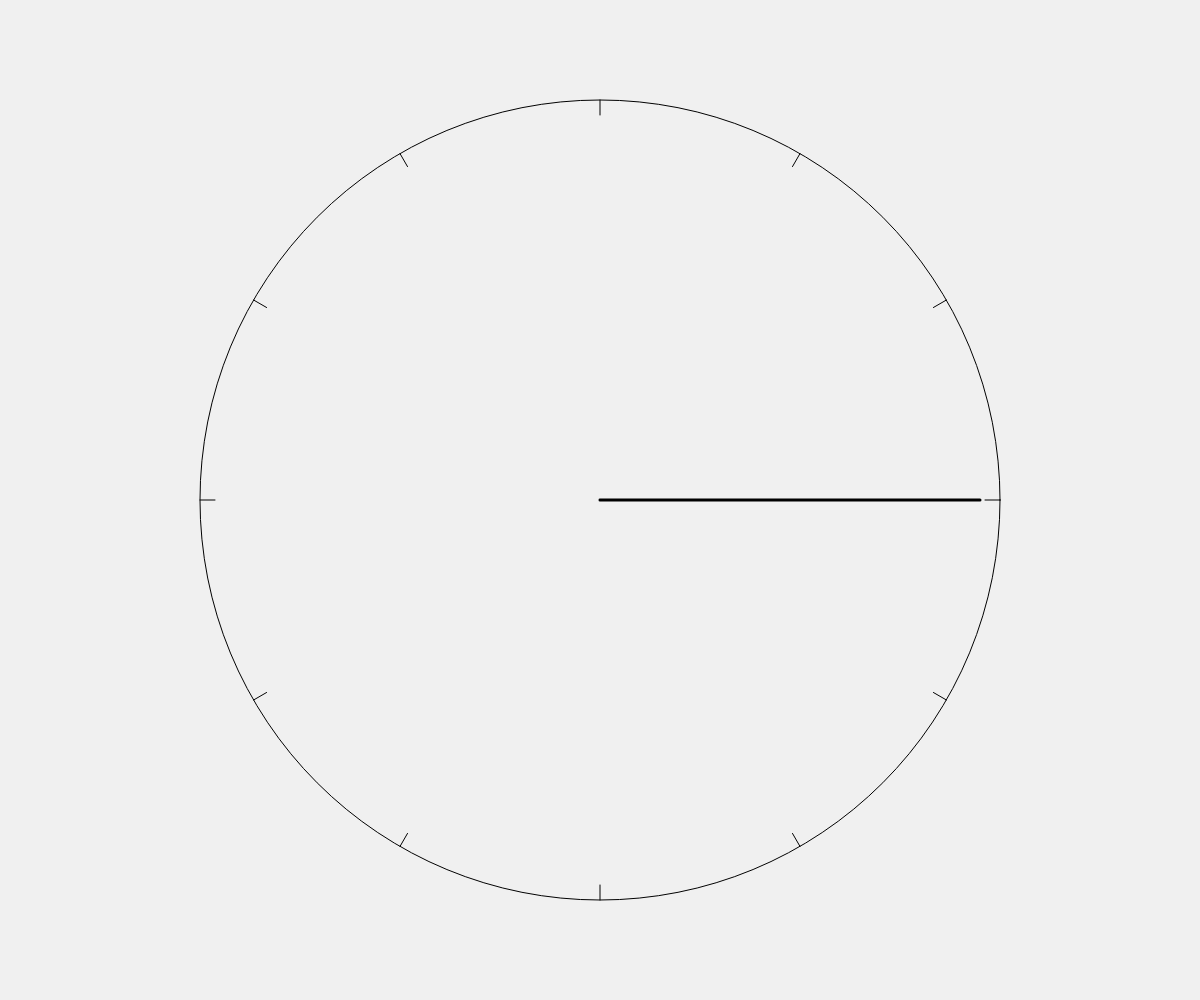
Frame 1 (no input)
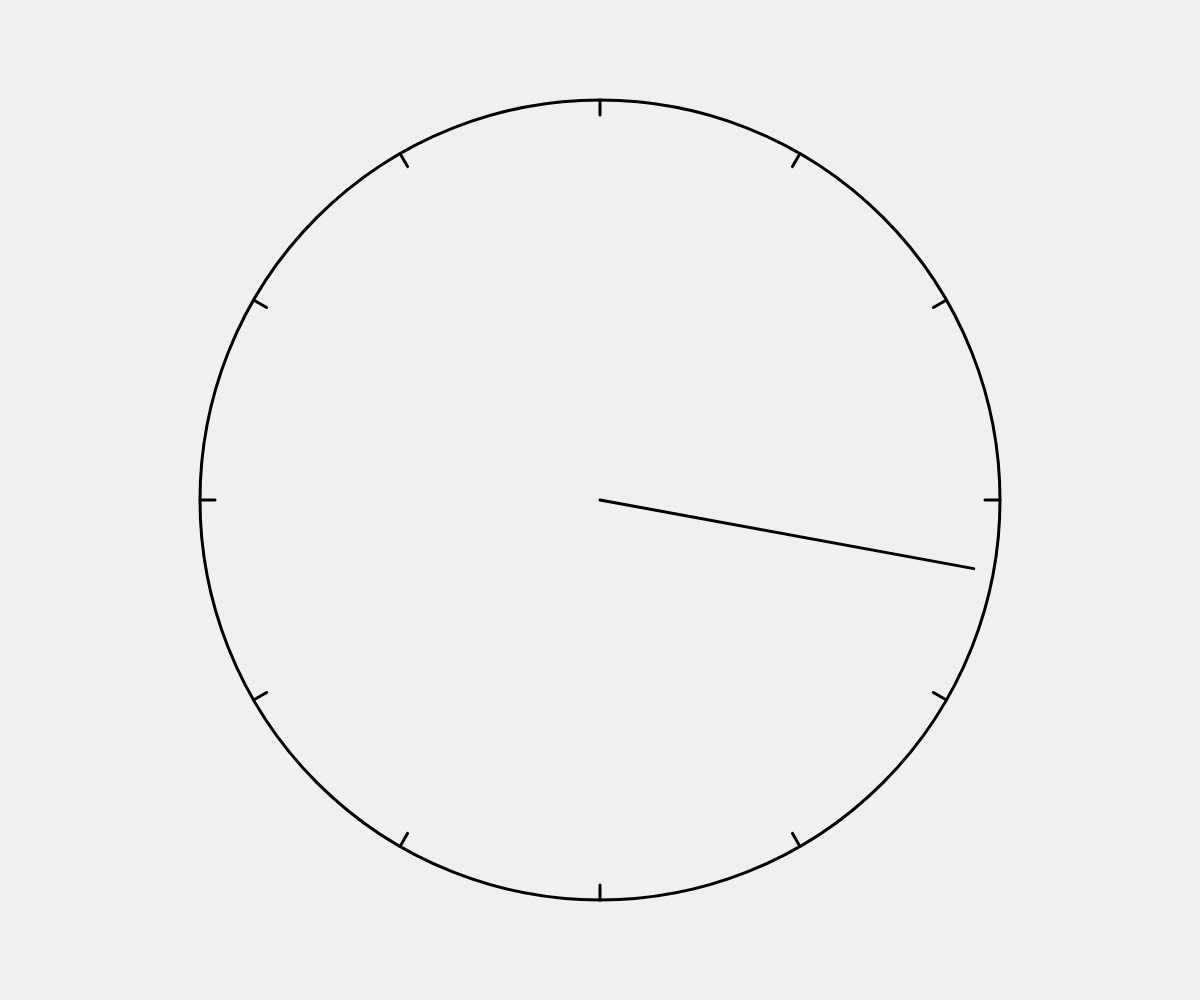
Frame 60 (no input)
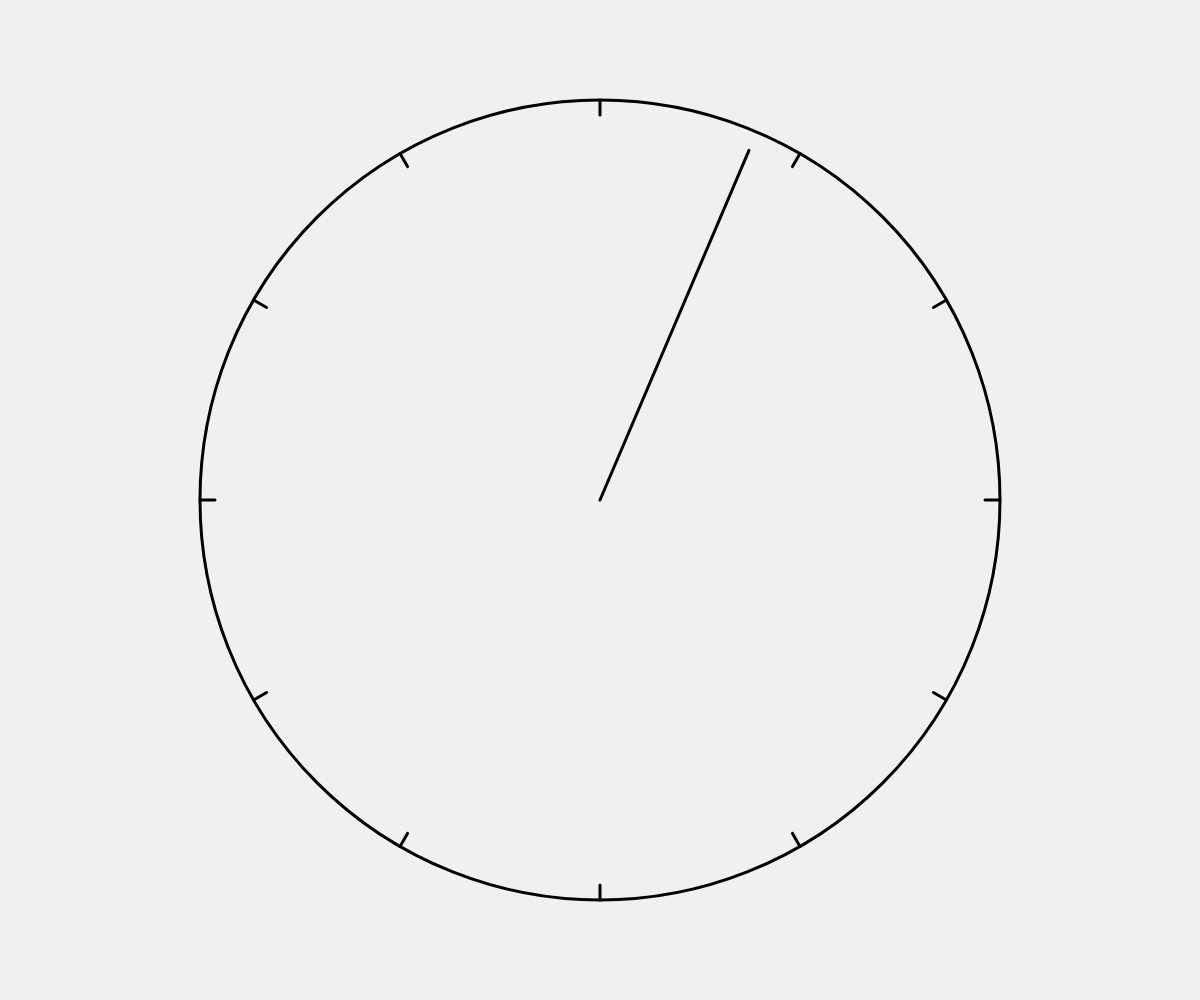
Frame 120 (the mouse pressed at the canvas centre since frame 60)

The p5.js sketch that drew these frames (run headless with seeded random() and noise() and a simulated clock; from frame 60 on, the mouse is pressed at the canvas centre):

// p5.js sketch
// ── sketch.js
let handAngle = 0;
let targetAngle = 0;
let isSpinning = false;
let spinSpeed = 0;
let pulseSpeed = 0.005;
let pulseAmplitude = 0.02;

function setup() {
  createCanvas(windowWidth, windowHeight);
  // Start with a gentle pulse
  pulseSpeed = 0.005;
  pulseAmplitude = 0.02;
}

function draw() {
  background(240);
  
  // Center of the canvas
  const cx = width / 2;
  const cy = height / 2;
  const radius = min(width, height) * 0.4;
  
  // Draw clock face
  stroke(0);
  noFill();
  ellipse(cx, cy, radius * 2, radius * 2);
  
  // Draw hour markers
  stroke(0);
  for (let i = 0; i < 12; i++) {
    const angle = map(i, 0, 12, 0, TWO_PI);
    const x1 = cx + cos(angle) * radius;
    const y1 = cy + sin(angle) * radius;
    const x2 = cx + cos(angle) * (radius - 15);
    const y2 = cy + sin(angle) * (radius - 15);
    line(x1, y1, x2, y2);
  }
  
  // Update hand angle
  if (isSpinning) {
    spinSpeed += 0.05; // Accelerate
    spinSpeed = min(spinSpeed, 0.3); // Cap speed
    handAngle += spinSpeed;
  } else {
    // Return to natural pulse
    spinSpeed *= 0.92; // Slow down
    if (abs(spinSpeed) < 0.001) spinSpeed = 0;
    
    // Gentle pulsing motion
    const pulse = sin(frameCount * pulseSpeed) * pulseAmplitude;
    handAngle += pulse;
  }
  
  // Draw the hand
  stroke(0);
  strokeWeight(3);
  const x = cx + cos(handAngle) * (radius - 20);
  const y = cy + sin(handAngle) * (radius - 20);
  line(cx, cy, x, y);
}

function mousePressed() {
  isSpinning = true;
  spinSpeed = 0.05; // Start spinning fast
  return false; // Prevent default behavior
}

function mouseReleased() {
  isSpinning = false;
  spinSpeed = 0;
}
